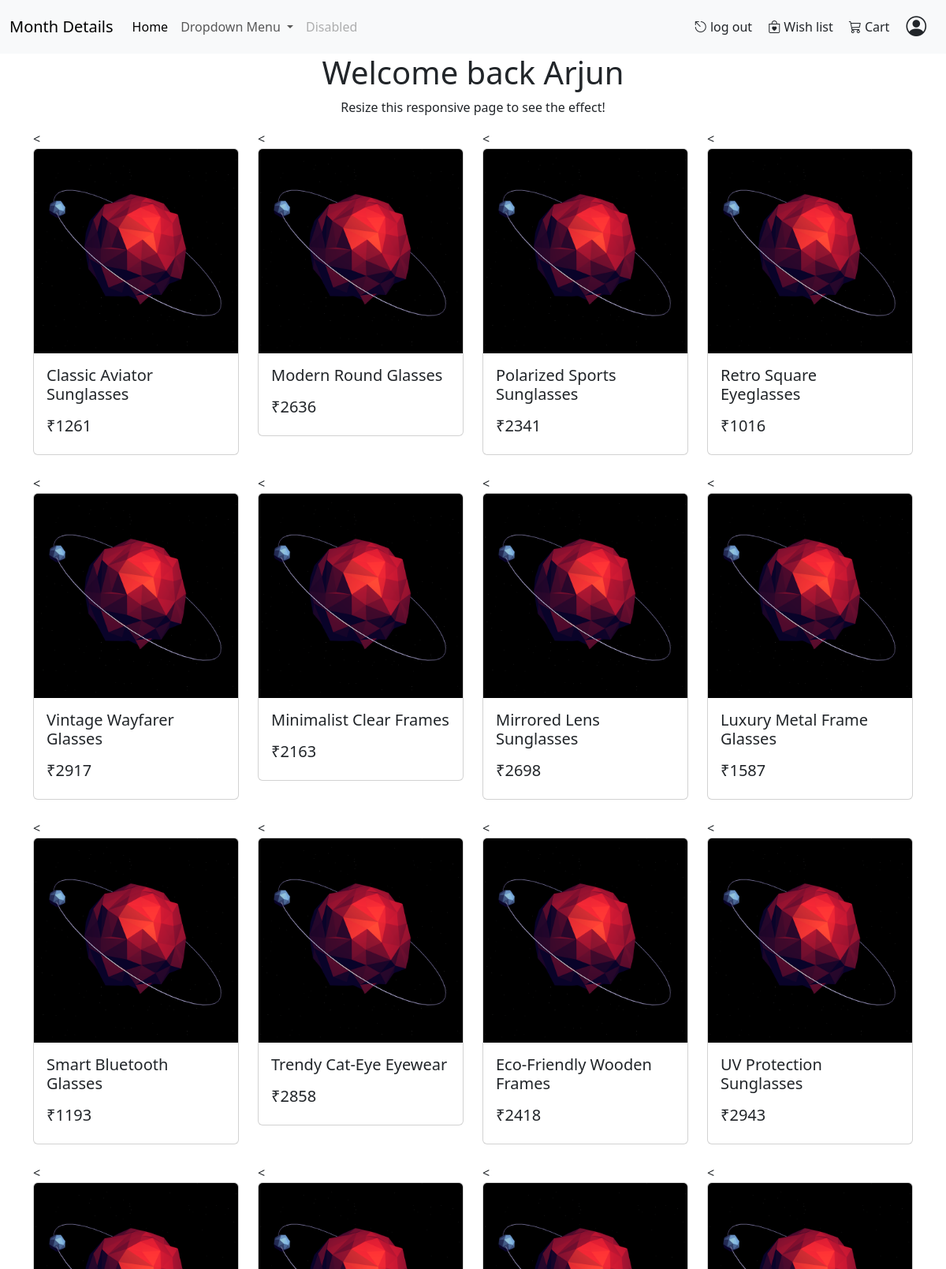
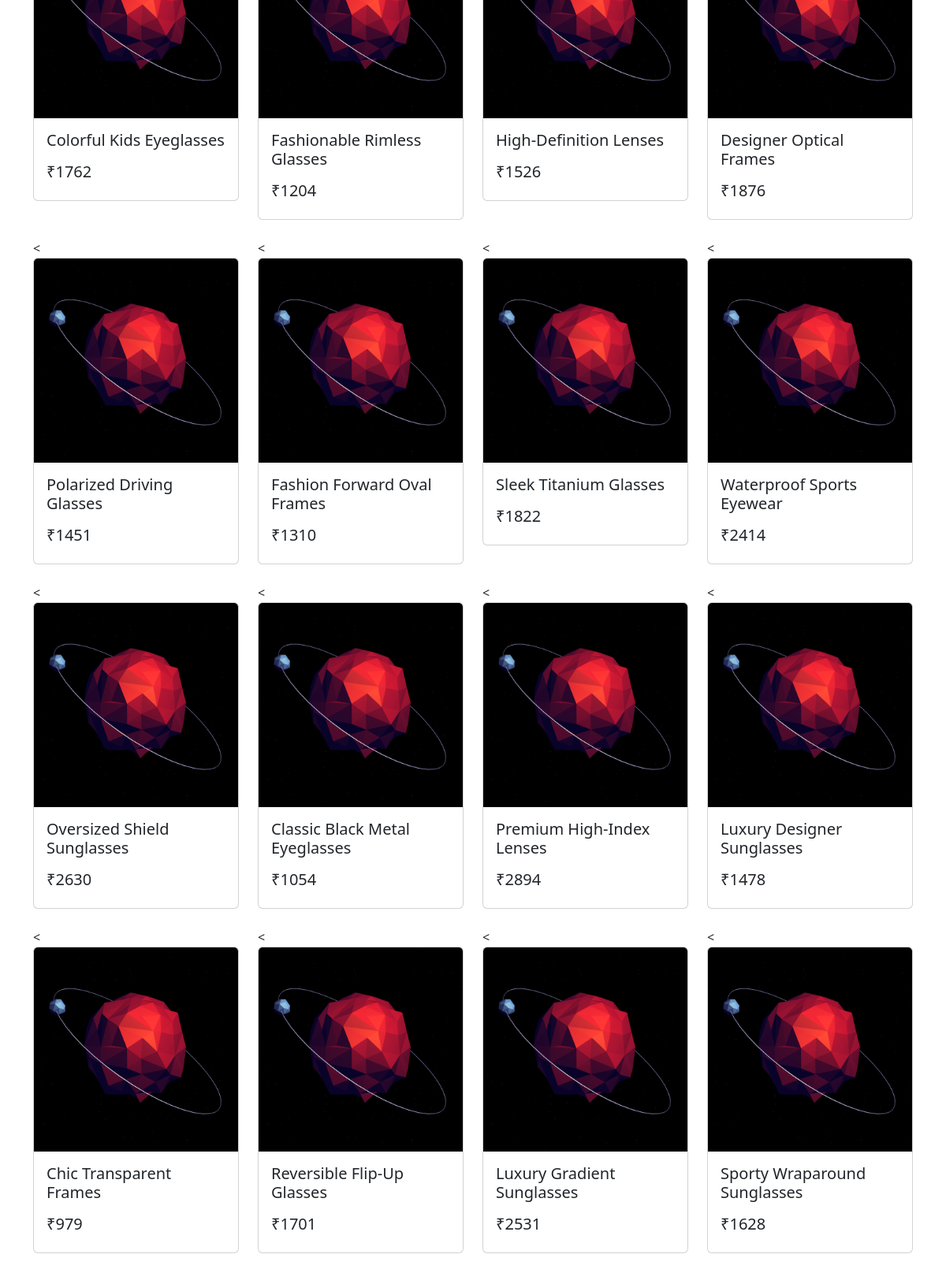
Screenshot of / (signed in, upper part) with the database file from the repository (2 pictures, top to bottom).
### optical_main/models.py (models this page shows, shortened)
class Customer(models.Model):
    userprofile = models.OneToOneField(User, on_delete=models.CASCADE)
    first_name = models.CharField(max_length=20, help_text="Enter the first name")
    last_name = models.CharField(max_length=20, help_text="Enter the last name")
    email = models.EmailField(max_length=50, unique=True, help_text="Enter the email address")
    phone = models.CharField(max_length=10, help_text="Enter the phone number")
    address = models.TextField(help_text="Enter the address")
    second_address = models.TextField(blank=True,help_text="Enter the address")
    dob=models.DateField(null=True,help_text="Enter the date of birth")
    class Meta:
        verbose_name = "Customer"
        verbose_name_plural = "Customers"

class Product(models.Model):
    CATEGORY_CHOICES = [
        ('EYEWEAR', 'Eyewear'),
        ('SUNGLASSES', 'Sunglasses'),
        ('READING_GLASS', 'Reading Glass'),
        ('OTHERS', 'Others'),
    ]
    MATERIAL_CHOICES = [
        ('PLASTIC', 'Plastic'),
        ('METAL', 'Metal'),
        ('COMPOSITE', 'Composite'),
    ]
    name = models.CharField(max_length=50, unique=True, help_text="Enter the product name")
    brand = models.CharField(max_length=50, help_text="Enter the brand name")
    description = models.TextField(help_text="Enter a description of the product")
    MRP = models.IntegerField(validators=[MinValueValidator(0)],default=0, help_text="Enter the maximum retail price")
    category = models.CharField(max_length=20, choices=CATEGORY_CHOICES,default='OTHERS', help_text="Select the product category")
    material = models.CharField(max_length=10, choices=MATERIAL_CHOICES, help_text="Select the material")
    lens = models.CharField(max_length=20, blank=True, help_text="Enter the lens type (if applicable)")
    stock = models.IntegerField(validators=[MinValueValidator(0)], help_text="Enter the stock quantity")
    discount = models.DecimalField(max_digits=5, decimal_places=2, validators=[MinValueValidator(0), MaxValueValidator(100)],default=0, help_text="Enter the discount percentage")
    date = models.DateField(default=datetime.date.today, help_text="Enter the date of addition")
    class Meta:
        verbose_name = "Product"
        verbose_name_plural = "Products"

### optical_main/views.py (the view)
# urls.py: path('',views.main,name='main'),
def main(request):
    p=Product.objects.all()
    if request.user.is_authenticated:
        if request.user.pk==1:
            user=Customer.objects.get(id=request.user.pk)
        else:
            user=Customer.objects.get(id=(int(request.user.pk)-1))
        return render(request,'Optical_main/home.html',{'dir':p,'c_user':user.first_name})
    else:
        return render(request,'Optical_main/home.html',{'dir':p})

### optical_main/Templates/Optical_main/home.html (shortened to what this page needs)
<!DOCTYPE html>
<html lang="en">
<head>
    <link href="https://cdn.jsdelivr.net/npm/bootstrap@5.3.2/dist/css/bootstrap.min.css" rel="stylesheet">
    <link rel="stylesheet" href="https://cdn.jsdelivr.net/npm/bootstrap@5.3.3/dist/css/bootstrap.min.css">
    {% load static %}
</head>
<body>
 {% include 'Optical_main/nav-bar.html' %}
<div class="jumbotron text-center">
  <h1>Welcome back {{c_user|default:"Guest"}}</h1>
  <p>Resize this responsive page to see the effect!</p>
</div>
<div class="container">
  <div class="row gy-4">
    {% for id in dir %}
    <div class="col-3">
      <<a href="{% url "product_details" id.id %}" class="card card-style" style="text-decoration: none;">
          <div class="image-container">
              <img src="{% static 'optical_main/2.png' %}" class="card-img-top">
          </div>
          <div class="card-body">
              <h5 class="card-title">{{ id.name }}</h5>
              <h5>₹{{id.MRP}}</h5>
          </div>
        </a>
  </div>
    {% endfor %}
  </div>
</div>
</body>
</html>
 </body>
</html>

### rows the page displays
Customer: first_name "Arjun"
Product: name "Classic Aviator Sunglasses", MRP "1261"
Product: name "Modern Round Glasses", MRP "2636"
Product: name "Polarized Sports Sunglasses", MRP "2341"
Product: name "Retro Square Eyeglasses", MRP "1016"
Product: name "Vintage Wayfarer Glasses", MRP "2917"
Product: name "Minimalist Clear Frames", MRP "2163"
Product: name "Mirrored Lens Sunglasses", MRP "2698"
Product: name "Luxury Metal Frame Glasses", MRP "1587"
Product: name "Smart Bluetooth Glasses", MRP "1193"
Product: name "Trendy Cat-Eye Eyewear", MRP "2858"
Product: name "Eco-Friendly Wooden Frames", MRP "2418"
Product: name "UV Protection Sunglasses", MRP "2943"
Product: name "Colorful Kids Eyeglasses", MRP "1762"
Product: name "Fashionable Rimless Glasses", MRP "1204"
Product: name "High-Definition Lenses", MRP "1526"
Product: name "Designer Optical Frames", MRP "1876"
Product: name "Polarized Driving Glasses", MRP "1451"
Product: name "Fashion Forward Oval Frames", MRP "1310"
Product: name "Sleek Titanium Glasses", MRP "1822"
Product: name "Waterproof Sports Eyewear", MRP "2414"
Product: name "Oversized Shield Sunglasses", MRP "2630"
Product: name "Classic Black Metal Eyeglasses", MRP "1054"
Product: name "Premium High-Index Lenses", MRP "2894"
Product: name "Luxury Designer Sunglasses", MRP "1478"
Product: name "Chic Transparent Frames", MRP "979"
Product: name "Reversible Flip-Up Glasses", MRP "1701"
Product: name "Luxury Gradient Sunglasses", MRP "2531"
Product: name "Sporty Wraparound Sunglasses", MRP "1628"
